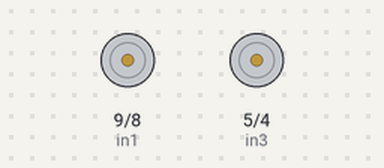
A sketch run on a simulated Arduino Uno, built with avr-gcc and run on an emulated ATmega328P. Parts: motor-driver pin pairs drawn as motors (green arrow = first pin HIGH = forward, orange = second pin HIGH = backward, longer = more drive, scaled by the enable pin).

Above: at 0.5 s.
At 2.69 s:
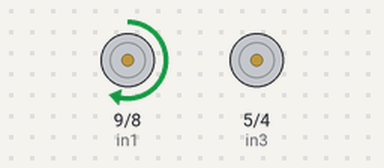
At 4.3 s:
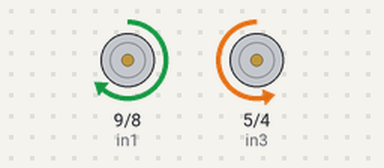
Timing chart, 0 to 6.6 s (numbered marks = the images above):
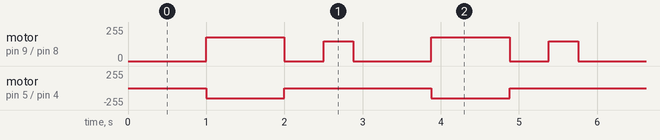

Measured:
- by itself, motor on pin 5 (in3) / pin 4 (in4): alternates backward 150/255 for 1.0 s and stopped for 1.9 s, 16 changes in all, then stays stopped
- by itself, motor on pin 9 (in1) / pin 8 (in2): repeats every 2.9 s: stopped 0.50 s, forward 150/255 0.38 s, stopped 1.0 s, forward 180/255 1.0 s, until it stays stopped from 23.0 s

The sketch:

Assignment_Motor_Car.ino
```cpp
int enA = 10; //  Left Wheel
int in1 = 9;
int in2 = 8;

int in3 = 5;  // Righ Wheel
int in4 = 4;
int enB = 3;

int count = 0;  // Count for limit car loop

void setup() {
  pinMode(enA, OUTPUT);
  pinMode(enB, OUTPUT);
  pinMode(in1, OUTPUT);
  pinMode(in2, OUTPUT);
  pinMode(in3, OUTPUT);
  pinMode(in4, OUTPUT);
}

void loop()
{
  delay(1000);
  if(count<8) //  loop for draw square 2 round
  {
      //  Set speed range 0~255
    analogWrite(enA,180); //Speed Control
    analogWrite(enB,150); //Speed Control
    forward();
    stopMotor();
    delay(500);
    turn();
    count++;
  }
  stopMotor();
}

void forward(){   //  Car Forward
  digitalWrite(in1,HIGH);
  digitalWrite(in2,LOW);
  digitalWrite(in3,LOW);
  digitalWrite(in4,HIGH);
  delay(1000);
}

void turn(){      //  Change motor direction
  analogWrite(enA,150);
  digitalWrite(in1,HIGH);
  digitalWrite(in2,LOW);
  delay(380);
}

void stopMotor(){   // Turn off motor A, B
  digitalWrite(in1,LOW);
  digitalWrite(in4,LOW);
}
```
